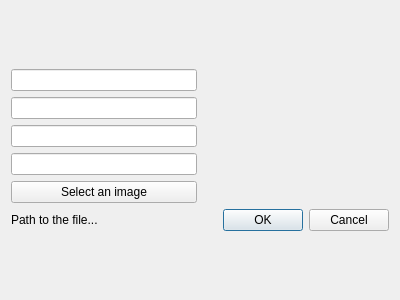
<?xml version="1.0" encoding="UTF-8"?>
<ui version="4.0">
 <class>Dialog</class>
 <widget class="QDialog" name="Dialog">
  <property name="geometry">
   <rect>
    <x>0</x>
    <y>0</y>
    <width>400</width>
    <height>300</height>
   </rect>
  </property>
  <property name="windowTitle">
   <string>Dialog</string>
  </property>
  <layout class="QVBoxLayout" name="verticalLayout">
   <item>
    <layout class="QGridLayout" name="gridLayout">
     <item row="0" column="0">
      <widget class="QLineEdit" name="editTitle">
       <property name="text">
        <string/>
       </property>
      </widget>
     </item>
     <item row="1" column="0">
      <widget class="QLineEdit" name="editAuthor">
       <property name="text">
        <string/>
       </property>
      </widget>
     </item>
     <item row="2" column="0">
      <widget class="QLineEdit" name="editYear">
       <property name="text">
        <string/>
       </property>
      </widget>
     </item>
     <item row="3" column="0">
      <widget class="QLineEdit" name="editGenre">
       <property name="text">
        <string/>
       </property>
      </widget>
     </item>
     <item row="4" column="0">
      <widget class="QPushButton" name="btnSelectImage">
       <property name="text">
        <string>Select an image</string>
       </property>
      </widget>
     </item>
     <item row="5" column="0">
      <widget class="QLabel" name="labelImagePath">
       <property name="text">
        <string>Path to the file...</string>
       </property>
      </widget>
     </item>
     <item row="5" column="1">
      <widget class="QDialogButtonBox" name="buttonBox">
       <property name="standardButtons">
        <set>QDialogButtonBox::Cancel|QDialogButtonBox::Ok</set>
       </property>
      </widget>
     </item>
    </layout>
   </item>
  </layout>
 </widget>
 <resources/>
 <connections/>
</ui>
